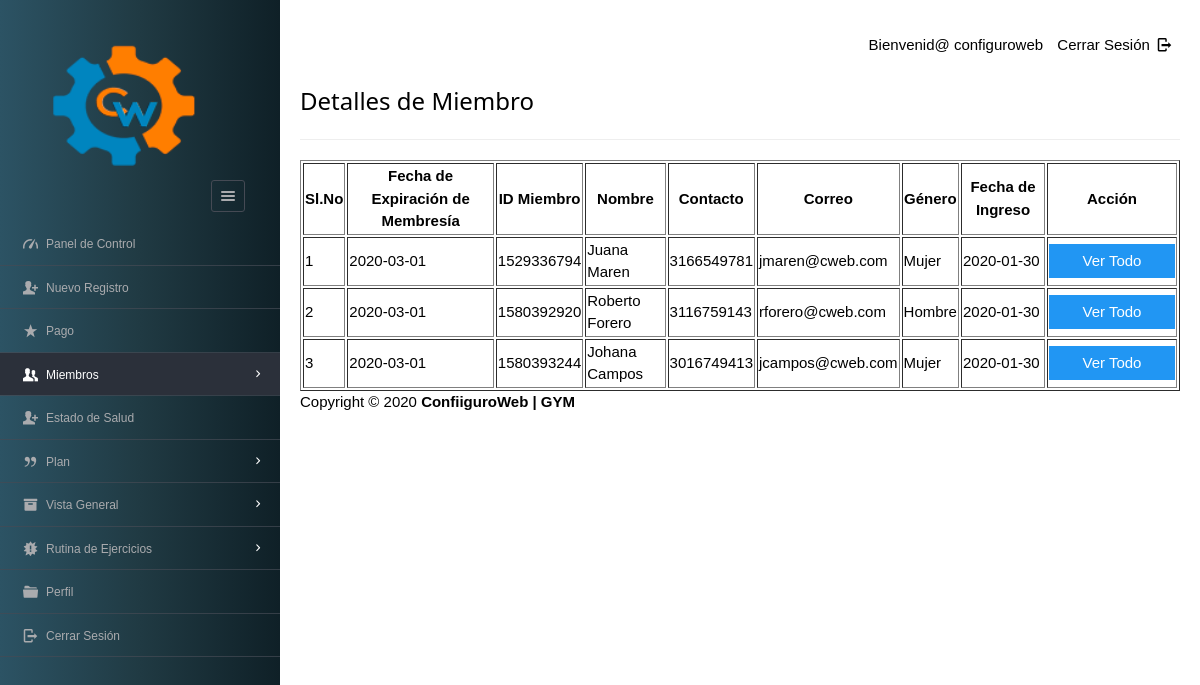
Page /dashboard/admin/table_view.php (signed in) on the committed database.
### tables this page shows
CREATE TABLE `enrolls_to` (
  `et_id` int(5) NOT NULL,
  `pid` varchar(8) NOT NULL,
  `uid` varchar(20) NOT NULL,
  `paid_date` varchar(15) DEFAULT NULL,
  `expire` varchar(15) DEFAULT NULL,
  `renewal` varchar(15) DEFAULT NULL
);

CREATE TABLE `users` (
  `userid` varchar(20) NOT NULL,
  `username` varchar(40) NOT NULL,
  `gender` varchar(8) NOT NULL,
  `mobile` varchar(20) NOT NULL,
  `email` varchar(20) NOT NULL,
  `dob` varchar(10) NOT NULL,
  `joining_date` varchar(10) NOT NULL
);

### dashboard/admin/table_view.php (the view, shortened to what this page needs)
<?php
require '../../include/db_conn.php';
?>
<!DOCTYPE html>
<html lang="en">
<head>
   <link rel="stylesheet" href="../../css/style.css"  id="style-resource-5">
    <link rel="stylesheet" href="../../css/dashMain.css">
    <link rel="stylesheet" type="text/css" href="../../css/entypo.css">
	<link href="a1style.css" rel="stylesheet" type="text/css">
</head>
    <body class="page-body  page-fade" onload="collapseSidebar()">
    	<div class="page-container sidebar-collapsed" id="navbarcollapse">
		<div class="sidebar-menu">
			<header class="logo-env">
			<div class="logo">
				<a href="main.php">
					<img src="../../images/logo.png" alt="" width="192" height="80" />
				</a>
			</div>
					<div class="sidebar-collapse" onclick="collapseSidebar()">
				<a href="#" class="sidebar-collapse-icon with-animation">
					<i class="entypo-menu"></i>
				</a>
			</div>
			</header>
    		<?php include('nav.php'); ?>
    	</div>
    		<div class="main-content">
				<div class="row">
					<div class="col-md-6 col-sm-8 clearfix">
					</div>
					<div class="col-md-6 col-sm-4 clearfix hidden-xs">
						<ul class="list-inline links-list pull-right">
							<li>Bienvenid@ <?php echo $_SESSION['full_name']; ?>
							</li>
							<li>
								<a href="logout.php">
									Cerrar Sesión <i class="entypo-logout right"></i>
								</a>
							</li>
						</ul>
					</div>
				</div>
		<h3>Detalles de Miembro</h3>
		<hr />
		<table class="table table-bordered datatable" id="table-1" border=1>
			<thead>
				<tr><h2>
					<th>Sl.No</th>
					<th>Fecha de Expiración de Membresía</th>
					<th>ID Miembro</th>
					<th>Nombre</th>
					<th>Contacto</th>
					<th>Correo</th>
					<th>Género</th>
					<th>Fecha de Ingreso</th>
					<th>Acción</th></h2>
				</tr>
			</thead>
				<tbody>
						<?php
							$query  = "select * from users ORDER BY joining_date";
							$result = mysqli_query($con, $query);
							$sno    = 1;
							if (mysqli_affected_rows($con) != 0) {
							    while ($row = mysqli_fetch_array($result, MYSQLI_ASSOC)) {
							        $uid   = $row['userid'];
							        $query1  = "select * from enrolls_to WHERE uid='$uid' AND renewal='yes'";
							        $result1 = mysqli_query($con, $query1);
							        if (mysqli_affected_rows($con) == 1) {
							            while ($row1 = mysqli_fetch_array($result1, MYSQLI_ASSOC)) {
							                echo "<tr><td>".$sno."</td>";
							                echo "<td>" . $row1['expire'] . "</td>";
							                echo "<td>" . $row['userid'] . "</td>";
							                echo "<td>" . $row['username'] . "</td>";
							                echo "<td>" . $row['mobile'] . "</td>";
							                echo "<td>" . $row['email'] . "</td>";
							                echo "<td>" . $row['gender'] . "</td>";
							                echo "<td>" . $row['joining_date'] ."</td>";
							                $sno++;
							                echo "<td><form action='viewall_detail.php' method='post'><input type='hidden' name='name' value='" . $uid . "'/><input type='submit' class='a1-btn a1-blue' id='button1' value='Ver Todo ' class='btn btn-info'/></form></td></tr>";
							            }
							        }
							    }
							}
						?>
					</tbody>
				</table>
			<?php include('footer.php'); ?>
    	</div>
    </body>
</html>

### css/style.css (style rules this page uses)
html { font-size: 62.5%; font-family: sans-serif; }
div { display: block; }
body { font-family: "Noto Sans", sans-serif, "Helvetica Neue", Helvetica, Arial, sans-serif; font-size: 12px; line-height: 1.428571429; display: block; margin: 0; }
*, *:before, *:after { box-sizing: border-box; }
a { text-decoration: none; background: transparent; }
img { vertical-align: middle; }
img { border: 0; }
.logo img { width: 220px; height: 200px; }
input, button, select, textarea { font-family: inherit; font-size: inherit; line-height: inherit; }
button, input { line-height: normal; }
button, input, select, textarea { font-family: inherit; font-size: 100%; margin: 0; }
input { background-color: white; cursor: text; padding: 1px; border-width: 2px; border-style: inset; border-color: initial; border-image: initial; }
input, textarea, select, button { text-rendering: auto; color: initial; letter-spacing: normal; word-spacing: normal; text-transform: none; text-indent: 0px; text-shadow: none; display: inline-block; text-align: start; margin: 0em; font: 400 13.3333px Arial; }
button, html input[type="button"], input[type="reset"], input[type="submit"] { cursor: pointer; }
a { color: #373e4a; text-decoration: none; }
a { background: transparent; }
a { color: #373e4a; }
.page-container { position: relative; padding-left: 280px; }
.page-container .sidebar-menu { position: absolute; width: 280px; top: 0; left: 0; bottom: 0; background: #0F2027; background: -webkit-linear-gradient(to right, #2C5364, #203A43, #0F2027); background: linear-gradient(to right, #2C5364, #203A43, #0F2027); color: #aaabae; z-index: 1; min-height: 796px; box-sizing: border-box; }
.page-container .sidebar-menu .logo-env { width: 100%; padding: 35px; padding-bottom: 10px; box-sizing: border-box; }
.page-container .sidebar-menu .logo-env:before, .page-container .sidebar-menu .logo-env:after { content: " "; display: table; }
.page-container .sidebar-menu .logo-env > div { display: block; vertical-align: middle; white-space: nowrap; float: left; }
.page-container .sidebar-menu .logo-env > div > a { display: inline-block; color: #aaabae; }
.page-container .sidebar-menu .logo-env > div.sidebar-collapse, .page-container .sidebar-menu .logo-env > div.sidebar-mobile-menu { position: relative; float: right; }
.page-container .sidebar-menu .logo-env > div.sidebar-collapse a, .page-container .sidebar-menu .logo-env > div.sidebar-mobile-menu a { display: inline-block; border: 1px solid #454a54; text-align: center; padding: 0; line-height: 1; font-size: 20px; font-weight: 300; padding: 5px 2px; background-clip: padding-box; border-radius: 3px; transition: all 200ms ease-in-out; }
.page-container .sidebar-menu .logo-env .logo img { width: 180px; height: 150px; }
.page-container .sidebar-menu .logo-env:after { clear: both; }
ul, ol { margin-top: 0; margin-bottom: 8.5px; }
ul, menu, dir { display: block; list-style-type: disc; }
li { display: list-item; }
i, cite, em, var, address, dfn { font-style: italic; }

### css/entypo.css (style rules this page uses)
[class^="entypo-"]:before, [class*=" entypo-"]:before { font-family: "entypo"; font-style: normal; font-weight: normal; speak: none; display: inline-block; text-decoration: inherit; width: 1em; margin-right: .2em; text-align: center; font-variant: normal; text-transform: none; line-height: 1em; margin-left: .2em; }
.entypo-menu:before { content: '\e811'; }
.entypo-logout:before { content: '\e85d'; }

### dashboard/admin/table_view.php (style rules this page uses)
#button1 { width:126px; }

### rows in the picture
enrolls_to: expire "2020-03-01", uid.userid "1529336794", uid.username "Juana Maren", uid.mobile "3166549781", uid.email "jmaren@cweb.com", uid.gender "Mujer", uid.joining_date "2020-01-30"
enrolls_to: expire "2020-03-01", uid.userid "1580392920", uid.username "Roberto Forero", uid.mobile "3116759143", uid.email "rforero@cweb.com", uid.gender "Hombre", uid.joining_date "2020-01-30"
enrolls_to: expire "2020-03-01", uid.userid "1580393244", uid.username "Johana Campos", uid.mobile "3016749413", uid.email "jcampos@cweb.com", uid.gender "Mujer", uid.joining_date "2020-01-30"

### other values in the picture
$_SESSION['full_name'] "configuroweb"
